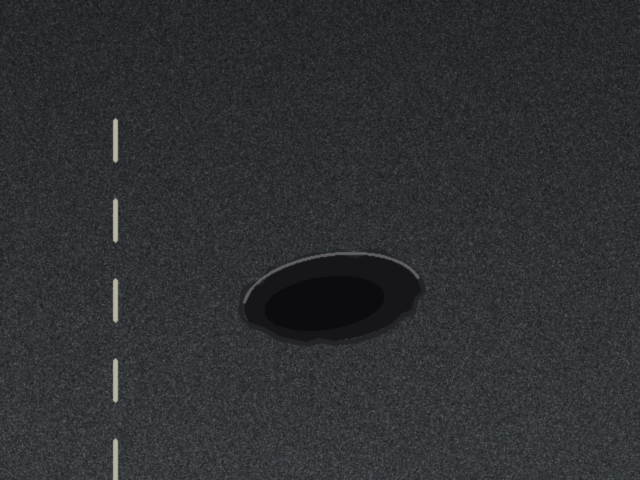
#> input picture Road-Pothole-Detection/data/sample_images/sample_road_pothole_1.png, 640 x 480 px; its folder holds only this picture in this run
$ python -i edge_detection.py   (imports and definitions only)   (older library calls are emulated)
#> lines starting #> are read from the running program, lines starting #| are printed output that depends on the picture; after the words box and inside, x2 and y2 are one past the last pixel; in counts of white or black regions, pixels touching at a corner belong together
"""
Edge Detection Module for Road Pothole Detection.

Implements and benchmarks:
- Canny Edge Detection (multi-stage optimal edge detection with hysteresis)
- Sobel Edge Detection (first-order directional gradient magnitude)
- Laplacian Edge Detection (second-order isotropic derivative operator)

Includes metric calculation and side-by-side comparison utilities.
"""

import time
from typing import Any, Dict, Tuple
import cv2
import numpy as np


def detect_canny(
    image_gray: np.ndarray,
    low_threshold: int = 50,
    high_threshold: int = 150,
    aperture_size: int = 3,
    l2_gradient: bool = True,
) -> np.ndarray:
    """
    Apply Canny Edge Detector.

    Args:
        image_gray: Grayscale input image (uint8).
        low_threshold: Lower threshold for hysteresis.
        high_threshold: Upper threshold for hysteresis.
        aperture_size: Sobel aperture size (3, 5, or 7).
        l2_gradient: If True, uses L2 norm for gradient magnitude calculation.

    Returns:
        Binary edge map (uint8, values 0 or 255).
    """
    if aperture_size not in (3, 5, 7):
        aperture_size = 3

    t1 = max(0, min(255, int(low_threshold)))
    t2 = max(0, min(255, int(high_threshold)))
    low, high = min(t1, t2), max(t1, t2)

    edges = cv2.Canny(
        image_gray,
        threshold1=low,
        threshold2=high,
        apertureSize=aperture_size,
        L2gradient=l2_gradient,
    )
    return edges


def detect_sobel(
    image_gray: np.ndarray,
    ksize: int = 3,
    scale: float = 1.0,
    delta: float = 0.0,
    threshold: int = 40,
    binary: bool = True,
) -> Tuple[np.ndarray, np.ndarray, np.ndarray]:
    """
    Apply Sobel Edge Detector (First-order derivative).

    Args:
        image_gray: Grayscale input image (uint8).
        ksize: Aperture size (must be 1, 3, 5, or 7).
        scale: Optional scale factor for computed derivative values.
        delta: Optional delta value added to results.
        threshold: Threshold for binarization if binary is True.
        binary: If True, applies thresholding to return binary edges.

    Returns:
        (edge_map, grad_x, grad_y)
    """
    if ksize not in (1, 3, 5, 7):
        ksize = 3

    # Compute horizontal and vertical gradients with float64 to prevent overflow
    grad_x = cv2.Sobel(image_gray, cv2.CV_64F, 1, 0, ksize=ksize, scale=scale, delta=delta)
    grad_y = cv2.Sobel(image_gray, cv2.CV_64F, 0, 1, ksize=ksize, scale=scale, delta=delta)

    # Compute Euclidean gradient magnitude
    magnitude = np.sqrt(grad_x**2 + grad_y**2)

    # Normalize magnitude to 0-255 range
    max_val = np.max(magnitude)
    if max_val > 0:
        magnitude_norm = (magnitude / max_val * 255.0).astype(np.uint8)
    else:
        magnitude_norm = np.zeros_like(image_gray, dtype=np.uint8)

    if binary:
        th = max(0, min(255, int(threshold)))
        _, edge_map = cv2.threshold(magnitude_norm, th, 255, cv2.THRESH_BINARY)
    else:
        edge_map = magnitude_norm

    # Convert directional gradients for visualization
    abs_x = cv2.convertScaleAbs(grad_x)
    abs_y = cv2.convertScaleAbs(grad_y)

    return edge_map, abs_x, abs_y


def detect_laplacian(
    image_gray: np.ndarray,
    ksize: int = 3,
    scale: float = 1.0,
    delta: float = 0.0,
    threshold: int = 35,
    binary: bool = True,
) -> np.ndarray:
    """
    Apply Laplacian Edge Detector (Second-order derivative).

    Args:
        image_gray: Grayscale input image (uint8).
        ksize: Aperture size used to compute second-derivative filters (1, 3, 5, or 7).
        scale: Optional scale factor.
        delta: Optional delta value.
        threshold: Threshold for binarization if binary is True.
        binary: If True, returns thresholded binary edge map.

    Returns:
        Edge map (uint8).
    """
    if ksize not in (1, 3, 5, 7):
        ksize = 3

    # Laplacian of Gaussian (LoG) is sensitive to noise, so input should be smoothed
    lap = cv2.Laplacian(image_gray, cv2.CV_64F, ksize=ksize, scale=scale, delta=delta)
    abs_lap = np.absolute(lap)

    max_val = np.max(abs_lap)
    if max_val > 0:
        lap_norm = (abs_lap / max_val * 255.0).astype(np.uint8)
    else:
        lap_norm = np.zeros_like(image_gray, dtype=np.uint8)

    if binary:
        th = max(0, min(255, int(threshold)))
        _, edge_map = cv2.threshold(lap_norm, th, 255, cv2.THRESH_BINARY)
    else:
        edge_map = lap_norm

    return edge_map


def calculate_edge_density(edge_map: np.ndarray) -> float:
    """
    Calculate the percentage of pixels that represent edges in an edge map.
    """
    total_pixels = edge_map.size
    if total_pixels == 0:
        return 0.0
    edge_pixels = np.count_nonzero(edge_map > 0)
    return round((edge_pixels / total_pixels) * 100.0, 2)


def run_all_detectors(
    image_gray: np.ndarray,
    canny_low: int = 50,
    canny_high: int = 150,
    sobel_ksize: int = 3,
    sobel_threshold: int = 40,
    laplacian_ksize: int = 3,
    laplacian_threshold: int = 35,
) -> Dict[str, Dict[str, Any]]:
    """
    Execute Canny, Sobel, and Laplacian edge detectors, timing each and
    computing qualitative and quantitative comparison metrics.
    """
    results: Dict[str, Dict[str, Any]] = {}

    # Canny
    t0 = time.perf_counter()
    canny_map = detect_canny(image_gray, low_threshold=canny_low, high_threshold=canny_high)
    canny_time = (time.perf_counter() - t0) * 1000.0

    results["canny"] = {
        "name": "Canny Edge Detection",
        "edge_map": canny_map,
        "execution_time_ms": round(canny_time, 2),
        "edge_density_pct": calculate_edge_density(canny_map),
        "parameters": {
            "low_threshold": canny_low,
            "high_threshold": canny_high,
            "aperture_size": 3,
            "l2_gradient": True,
        },
        "description": "Multi-stage detector with Gaussian smoothing, gradient calculation, non-maximum suppression, and hysteresis thresholding.",
        "strengths": "Sharp, single-pixel thin boundaries; high noise suppression; low false positive rate.",
        "weaknesses": "Higher computational overhead; sensitive to global threshold selection in varying illumination.",
    }

    # Sobel
    t0 = time.perf_counter()
    sobel_map, sobel_x, sobel_y = detect_sobel(
        image_gray, ksize=sobel_ksize, threshold=sobel_threshold, binary=True
    )
    sobel_time = (time.perf_counter() - t0) * 1000.0

    results["sobel"] = {
        "name": "Sobel Edge Detection",
        "edge_map": sobel_map,
        "grad_x": sobel_x,
        "grad_y": sobel_y,
        "execution_time_ms": round(sobel_time, 2),
        "edge_density_pct": calculate_edge_density(sobel_map),
        "parameters": {
            "ksize": sobel_ksize,
            "threshold": sobel_threshold,
            "scale": 1.0,
        },
        "description": "First-order discrete differentiation operator computing horizontal and vertical gradient vectors.",
        "strengths": "Fast computation; directional sensitivity; useful for capturing orientation of road cracks and borders.",
        "weaknesses": "Thicker, blurred edges; more susceptible to high-frequency road grain noise.",
    }

    # Laplacian
    t0 = time.perf_counter()
    lap_map = detect_laplacian(
        image_gray, ksize=laplacian_ksize, threshold=laplacian_threshold, binary=True
    )
    lap_time = (time.perf_counter() - t0) * 1000.0

    results["laplacian"] = {
        "name": "Laplacian Edge Detection",
        "edge_map": lap_map,
        "execution_time_ms": round(lap_time, 2),
        "edge_density_pct": calculate_edge_density(lap_map),
        "parameters": {
            "ksize": laplacian_ksize,
            "threshold": laplacian_threshold,
            "scale": 1.0,
        },
        "description": "Second-order isotropic derivative detecting zero-crossings corresponding to rapid intensity changes.",
        "strengths": "Rotationally invariant (isotropic); sensitive to localized depression cavities and rapid transitions.",
        "weaknesses": "High sensitivity to noise without strong pre-filtering; double-edge artifacts.",
    }

    return results

>>> import cv2
>>> picture = cv2.imread('../Road-Pothole-Detection/data/sample_images/sample_road_pothole_1.png', cv2.IMREAD_GRAYSCALE)
#> picture: shape (480, 640); min 12, max 177, mean 47.7
>>> result = run_all_detectors(picture)
#> in detect_canny, `edges = cv2.Canny( image_gray, threshold1=low, threshold2=high, apertu..`:
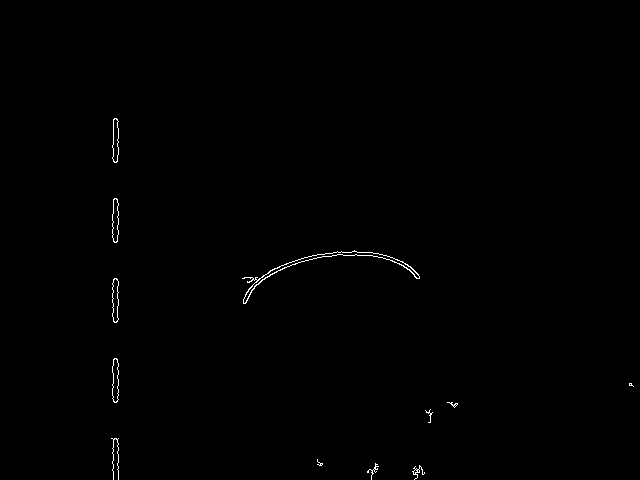
#> edges: shape (480, 640); 0.37% white in thin lines or dots, all inside (x1, y1, x2, y2) = (111, 118, 634, 480)
#> in calculate_edge_density, `edge_pixels = np.count_nonzero(edge_map > 0)`: edge_pixels = 1125
#> in detect_sobel, `grad_y = cv2.Sobel(image_gray, cv2.CV_64F, 0, 1, ksize=ksize, scale=sc..`:
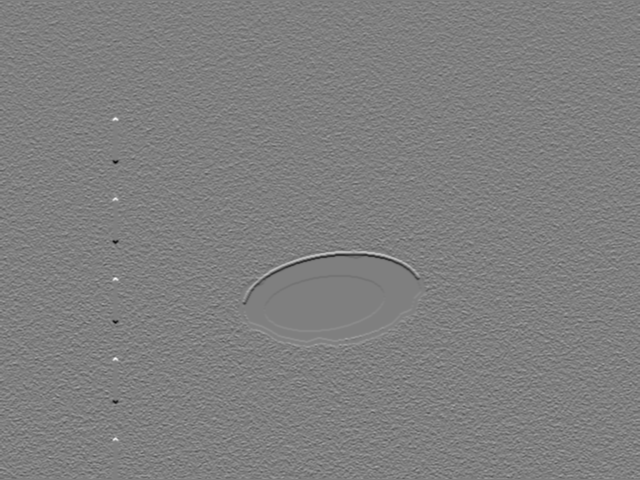
#> grad_y: shape (480, 640) float64; min -414, max 414, mean 0.3; drawn with min black and max white
#> in detect_sobel, `magnitude = np.sqrt(grad_x**2 + grad_y**2)`:
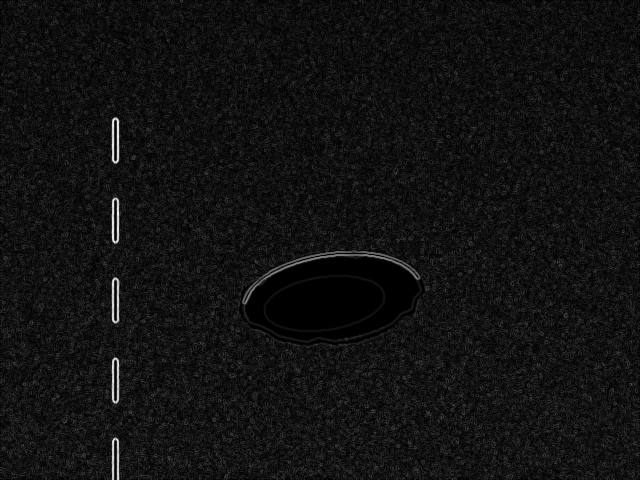
#> magnitude: shape (480, 640) float64; min 0, max 511, mean 36.8; drawn with min black and max white
#> in detect_sobel, `max_val = np.max(magnitude)`: max_val = 511
#> in detect_sobel, `_, edge_map = cv2.threshold(magnitude_norm, th, 255, cv2.THRESH_BINARY)`: edge_map: shape (480, 640); 3.2% white in thin lines or dots
#> in detect_sobel, `abs_y = cv2.convertScaleAbs(grad_y)`:
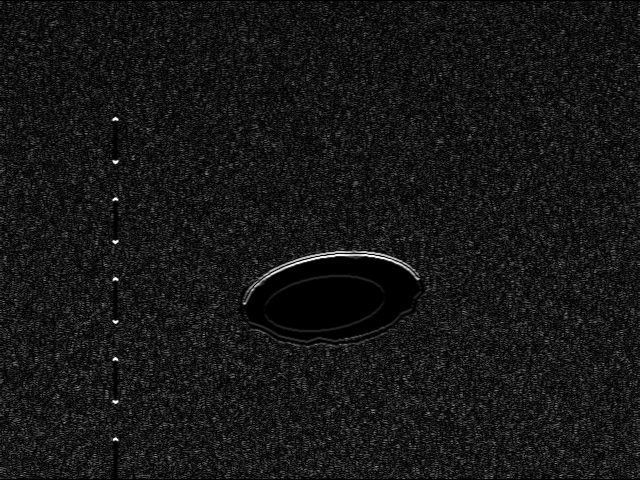
#> abs_y: shape (480, 640); min 0, max 255, mean 22.7
#> in detect_laplacian, `lap = cv2.Laplacian(image_gray, cv2.CV_64F, ksize=ksize, scale=scale, ..`:
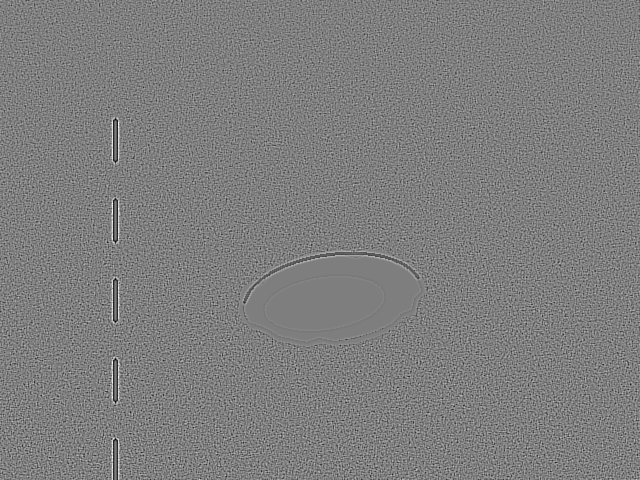
#> lap: shape (480, 640) float64; min -362, max 368, mean 0; drawn with min black and max white
#> in detect_laplacian, `abs_lap = np.absolute(lap)`:
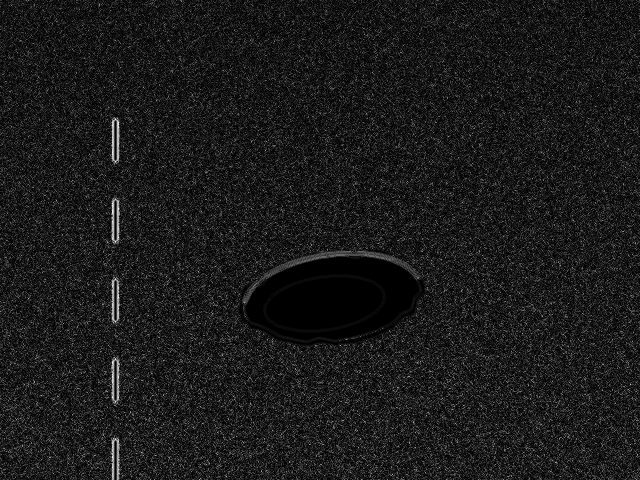
#> abs_lap: shape (480, 640) float64; min 0, max 368, mean 39.3; drawn with min black and max white
#> in detect_laplacian, `max_val = np.max(abs_lap)`: max_val = 368
#> in detect_laplacian, `_, edge_map = cv2.threshold(lap_norm, th, 255, cv2.THRESH_BINARY)`:
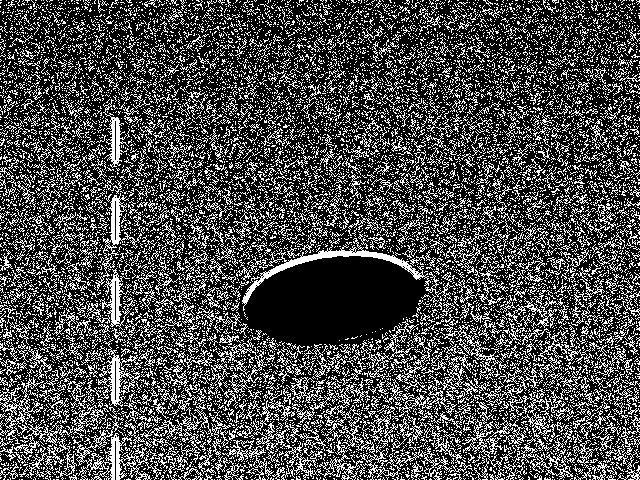
#> edge_map: shape (480, 640); 28.9% white in thin lines or dots
#> result = 3 items

$ run again, on Road-Pothole-Detection/data/sample_images/sample_road_pothole_2.png
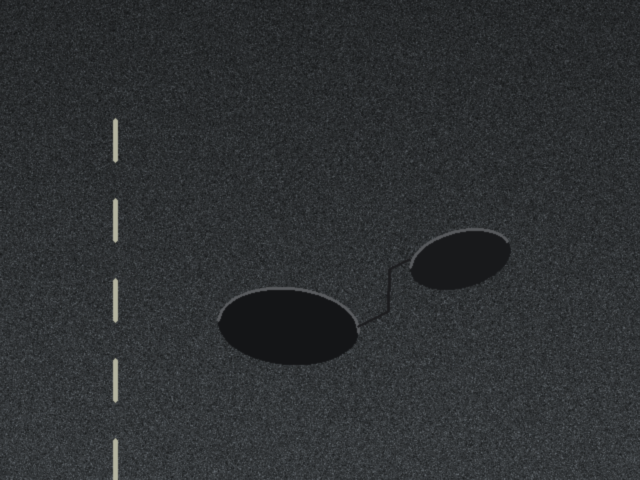
#> input picture Road-Pothole-Detection/data/sample_images/sample_road_pothole_2.png, 640 x 480 px
#> in detect_canny, `edges = cv2.Canny( image_gray, threshold1=low, threshold2=high, apertu..`:
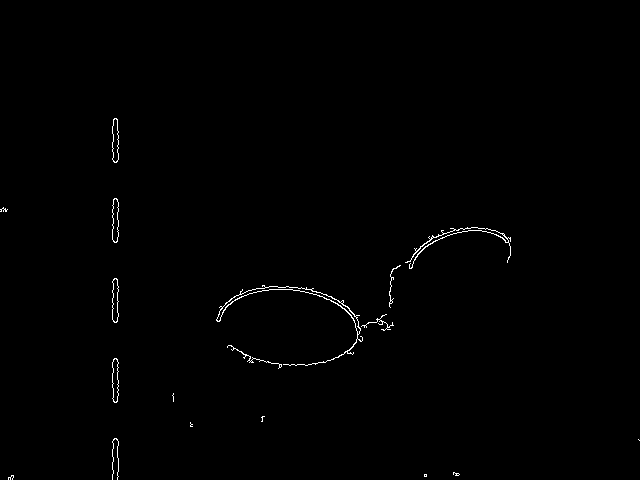
#> edges: shape (480, 640); 0.54% white in thin lines or dots, all inside (x1, y1, x2, y2) = (0, 118, 640, 480)
#> edge_pixels = 1666
#> in detect_sobel, `max_val = np.max(magnitude)`: max_val = 501
#> in detect_laplacian, `max_val = np.max(abs_lap)`: max_val = 382
#> in detect_laplacian, `_, edge_map = cv2.threshold(lap_norm, th, 255, cv2.THRESH_BINARY)`:
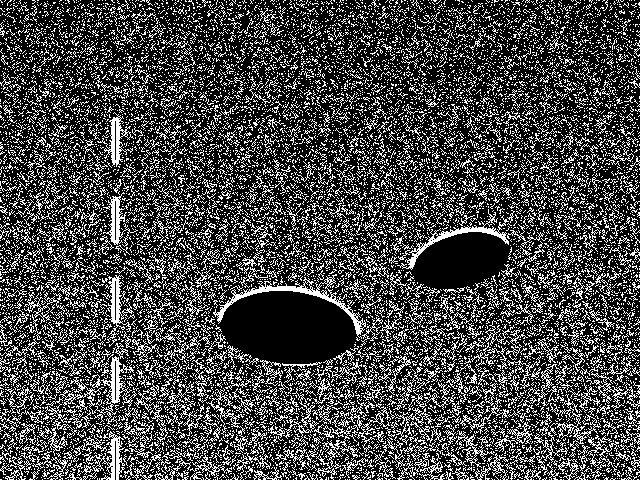
#> edge_map: shape (480, 640); 27.2% white in thin lines or dots
#> result = 3 items

$ run again, on Road-Pothole-Detection/data/sample_images/sample_road_pothole_3.png
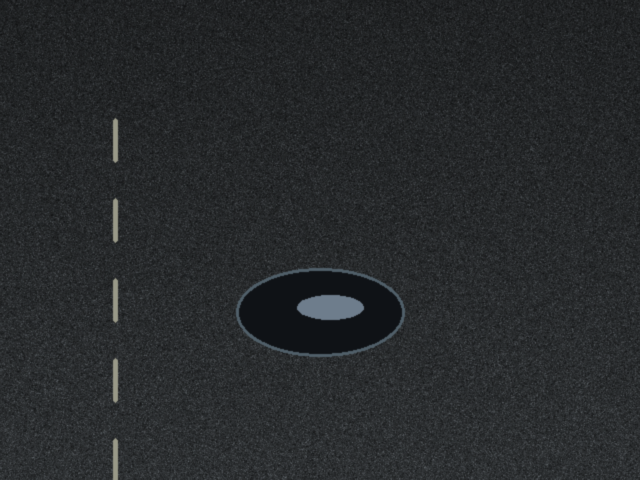
#> input picture Road-Pothole-Detection/data/sample_images/sample_road_pothole_3.png, 640 x 480 px
#> in detect_canny, `edges = cv2.Canny( image_gray, threshold1=low, threshold2=high, apertu..`:
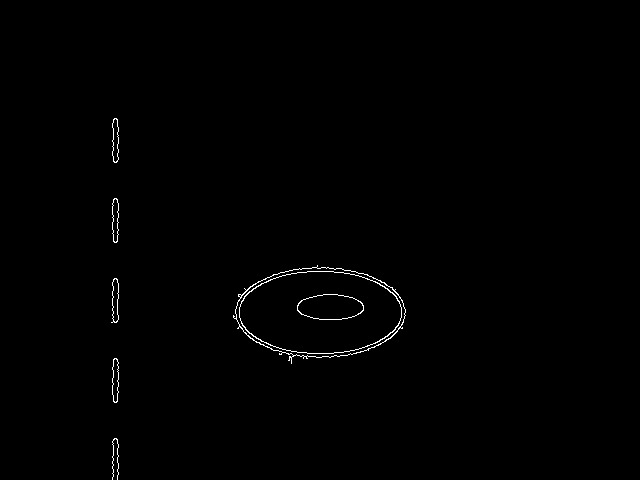
#> edges: shape (480, 640); 0.51% white in thin lines or dots, all inside (x1, y1, x2, y2) = (111, 118, 406, 480)
#> edge_pixels = 1582
#> in detect_sobel, `max_val = np.max(magnitude)`: max_val = 414.3
#> in detect_laplacian, `max_val = np.max(abs_lap)`: max_val = 310
#> in detect_laplacian, `_, edge_map = cv2.threshold(lap_norm, th, 255, cv2.THRESH_BINARY)`:
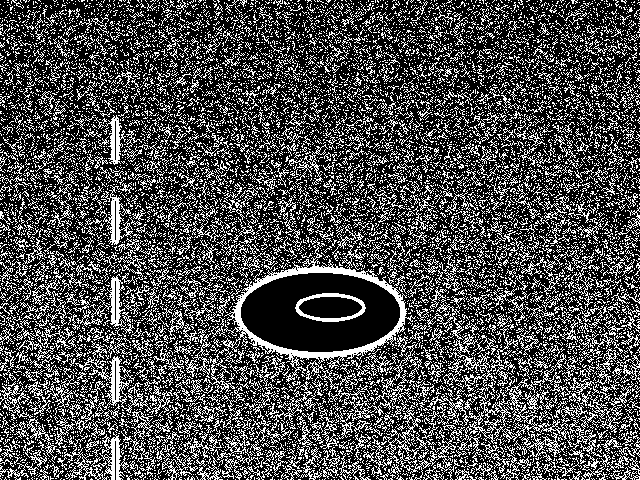
#> edge_map: shape (480, 640); 29.6% white in thin lines or dots
#> result = 3 items
